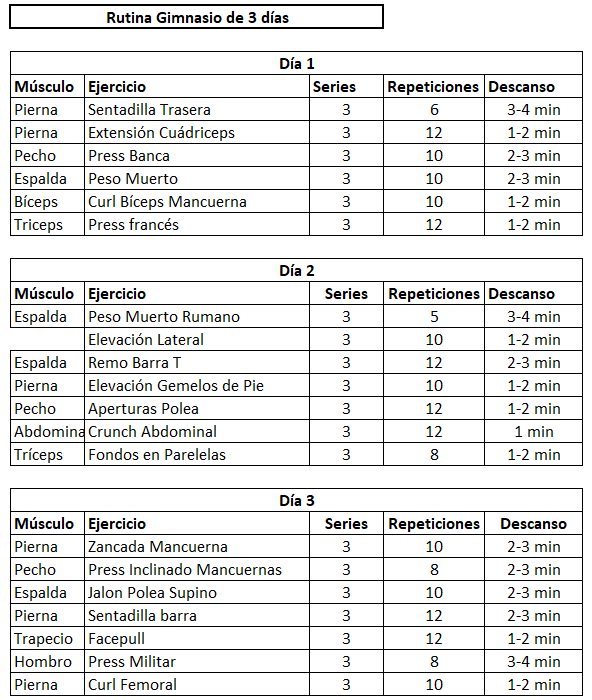
#> input picture ocr/documentos/rutina_3_dias.png, 592 x 700 px
$ python -i ocr.py   (imports and definitions only)
#> lines starting #> are read from the running program, lines starting #| are printed output that depends on the picture; after the words box and inside, x2 and y2 are one past the last pixel; in counts of white or black regions, pixels touching at a corner belong together
"""
Extrae texto y campos de las imágenes con Tesseract y regex.
Cada carpeta de ocr/documentos/ contiene las páginas de un documento.
Guarda el resultado en data/documentos.json para evitar hacer OCR en cada consulta.

Uso desde la raíz: python ocr/ocr.py
"""

import json
import re
import shutil
import time
from datetime import date
from pathlib import Path

import numpy as np
import pytesseract
from PIL import Image

# Configuración

# Si Tesseract no está en el PATH, busca la instalación habitual de Windows.
if shutil.which("tesseract") is None:
    ejecutable_windows = Path(r"C:\Program Files\Tesseract-OCR\tesseract.exe")
    if ejecutable_windows.is_file():
        pytesseract.pytesseract.tesseract_cmd = str(ejecutable_windows)

RAIZ = Path(__file__).resolve().parent.parent
CARPETA = RAIZ / "ocr" / "documentos"
SALIDA = RAIZ / "data" / "documentos.json"
EXTENSIONES = (".jpg", ".jpeg", ".png", ".tif", ".tiff", ".bmp")

# Títulos manuales: el OCR no siempre lee bien los encabezados.
TITULOS = {
    "tasas_instalaciones": "Ordenanza de tasas de instalaciones deportivas y piscinas",
    "normas_gimnasio": "Normas de uso del gimnasio de musculación",
    "vestuarios_taquillas": "Reglamento de instalaciones deportivas: vestuarios, duchas y taquillas",
    "rutina_3_dias": "Rutina de gimnasio de 3 días",
}

# Este modo conserva mejor las filas de las tablas.
CONFIG_TESSERACT = "--psm 4"

# Amplía las capturas para facilitar la lectura de letras pequeñas.
ESCALA = 2  # x3 empeora: en las tablas se pierden filas enteras
LINEA_HORIZONTAL_MIN = 80  # px (ya escalados): más largo que cualquier letra
LINEA_VERTICAL_MIN = 60
GROSOR_LINEA_MAX = 8  # px; evita borrar recuadros rellenos
ALTO_RECUADRO_MIN = 20  # px para detectar un recuadro oscuro


# Preprocesado de imagen

def umbral_otsu(gris: np.ndarray) -> int:
    """Umbral que mejor separa tinta y fondo según el histograma (método de Otsu)."""
    hist = np.bincount(gris.ravel(), minlength=256).astype(float)
    prob = hist / hist.sum()
    peso = np.cumsum(prob)
    media = np.cumsum(prob * np.arange(256))
    with np.errstate(divide="ignore", invalid="ignore"):
        varianza = (media[-1] * peso - media) ** 2 / (peso * (1 - peso))
    return int(np.nanargmax(varianza))


def tramos_largos(tinta: np.ndarray, longitud_min: int) -> np.ndarray:
    """Marca, fila a fila, los tramos continuos de tinta de al menos longitud_min px."""
    mascara = np.zeros_like(tinta)
    for i, fila in enumerate(tinta):
        cambios = np.diff(np.concatenate(([0], fila.astype(np.int8), [0])))
        for inicio, fin in zip(np.where(cambios == 1)[0], np.where(cambios == -1)[0]):
            if fin - inicio >= longitud_min:
                mascara[i, inicio:fin] = True
    return mascara


def rebinarizar_recuadros(gris: np.ndarray, tinta: np.ndarray) -> None:
    """Recupera las letras sobre fondos oscuros con un umbral local. Modifica tinta."""
    filas_oscuras = np.concatenate(([False], tinta.mean(axis=1) > 0.5, [False]))
    cambios = np.diff(filas_oscuras.astype(np.int8))
    for fila_ini, fila_fin in zip(np.where(cambios == 1)[0], np.where(cambios == -1)[0]):
        if fila_fin - fila_ini < ALTO_RECUADRO_MIN:
            continue
        columnas = np.where(tinta[fila_ini:fila_fin].mean(axis=0) > 0.5)[0]
        col_ini, col_fin = columnas[0], columnas[-1] + 1
        bloque = gris[fila_ini:fila_fin, col_ini:col_fin]
        claro = bloque > umbral_otsu(bloque)
        tinta[fila_ini:fila_fin, col_ini:col_fin] = claro if claro.mean() < 0.5 else ~claro


def lineas_de_tabla(tinta: np.ndarray) -> np.ndarray:
    """Líneas finas y largas: horizontales y verticales, sin los recuadros rellenos."""
    horizontales = tramos_largos(tinta, LINEA_HORIZONTAL_MIN)
    horizontales &= ~tramos_largos(horizontales.T, GROSOR_LINEA_MAX + 1).T
    verticales = tramos_largos(tinta.T, LINEA_VERTICAL_MIN).T
    verticales &= ~tramos_largos(verticales, GROSOR_LINEA_MAX + 1)
    return horizontales | verticales


def preprocesar(ruta: Path) -> Image.Image:
    """Amplía la imagen, separa texto y fondo y borra bordes de tabla que confunden al OCR."""
#> called with ruta = 'documentos/rutina_3_dias.png'
    imagen = Image.open(ruta)
#> imagen is the input picture: PIL image 592x700 RGBA; mean R, G, B, A 229.8, 230, 229.8, 255
    if imagen.mode in ("RGBA", "LA", "P"):
        imagen = imagen.convert("RGBA")
        fondo = Image.new("RGB", imagen.size, "white")
#> fondo: PIL image 592x700 RGB; every value is 255
        fondo.paste(imagen, mask=imagen.split()[-1])
        imagen = fondo
    imagen = imagen.convert("L")
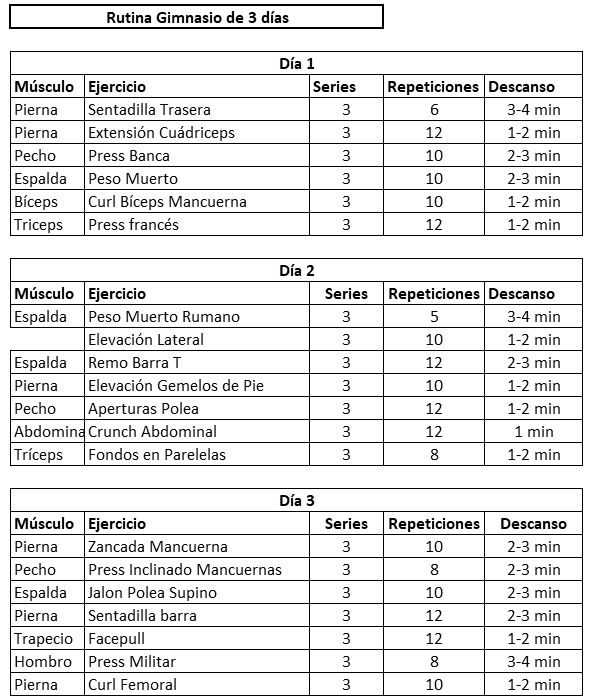
#> imagen: PIL image 592x700 L; min 0, max 255, mean 229.9
    imagen = imagen.resize((imagen.width * ESCALA, imagen.height * ESCALA), Image.LANCZOS)
#> imagen: PIL image 1184x1400 L

    gris = np.array(imagen)
    tinta = gris <= umbral_otsu(gris)
#> in umbral_otsu, `hist = np.bincount(gris.ravel(), minlength=256).astype(float)`: hist = 256 values, max 1102655 at index 255, min 140 at index 96, mean 6475
#> in umbral_otsu, `prob = hist / hist.sum()`: prob = 256 values, max 0.665 at index 255, min 8.45e-05 at index 96, mean 0.00391
#> in umbral_otsu, `peso = np.cumsum(prob)`: peso = 256 values from 0.00662 to 1
#> in umbral_otsu, `media = np.cumsum(prob * np.arange(256))`: media = 256 values from 0 to 226.8
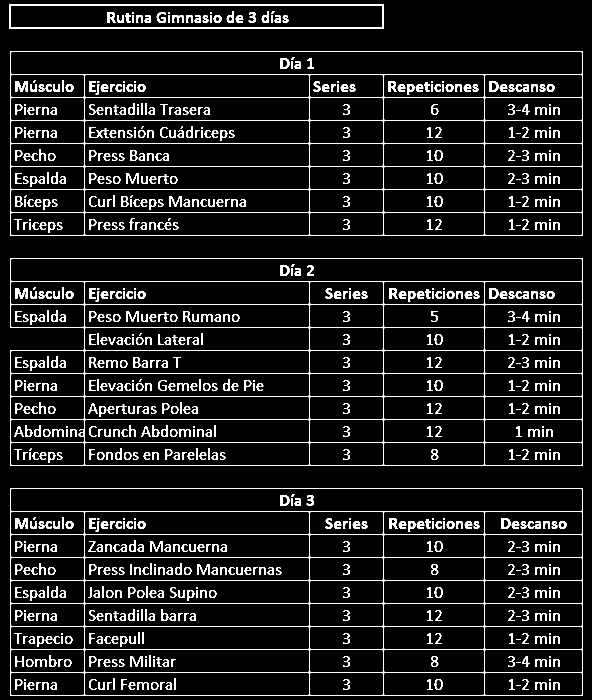
#> tinta: shape (1400, 1184) bool (shown at 1/2 size); 10.5% white in thin lines or dots
    rebinarizar_recuadros(gris, tinta)
#> in rebinarizar_recuadros, `cambios = np.diff(filas_oscuras.astype(np.int8))`: cambios = 1401 values, max 1 at index 8, min -1 at index 12, mean 0
#> the loop in rebinarizar_recuadros, `for fila_ini, fila_fin in zip(np.where(cambios == 1)[0], np.where(camb..` made 31 passes
#> (fila_ini, fila_fin) on passes 1 to 12: (8, 12), (54, 58), (102, 104), (148, 150), (194, 196), (240, 242), (286, 288), (332, 334), (378, 380), (424, 426), (470, 472), (516, 518)
    tinta &= ~lineas_de_tabla(tinta)
#> after the loop in tramos_largos, `for i, fila in enumerate(tinta):`:
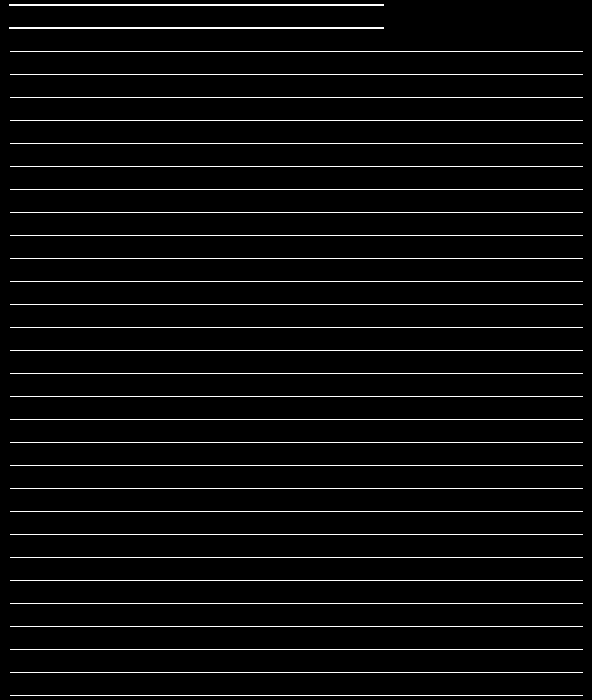
#> mascara: shape (1400, 1184) bool (shown at 1/2 size); 4.4% white in thin lines or dots
#> after the loop in tramos_largos (call 2), `for i, fila in enumerate(tinta):`: mascara: shape (1184, 1400) bool; every value is 0
#> call 3 of tramos_largos, with longitud_min = 60
#> after the loop in tramos_largos (call 3), `for i, fila in enumerate(tinta):`:
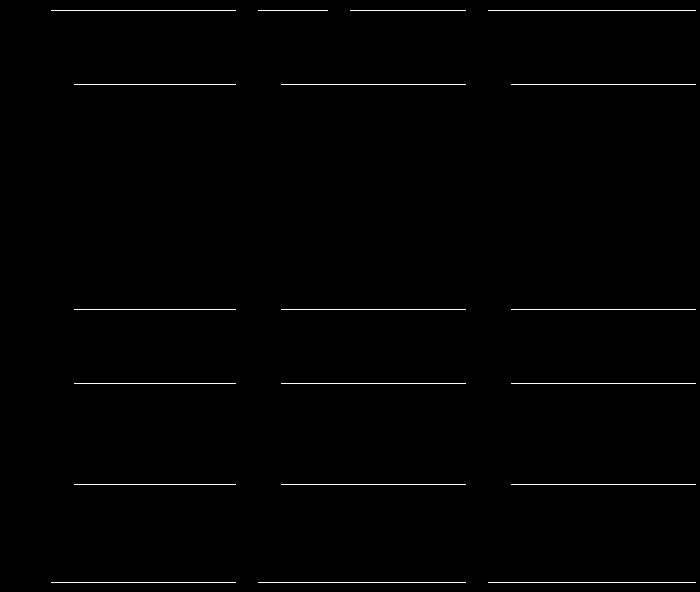
#> mascara: shape (1184, 1400) bool (shown at 1/2 size); 0.8% white in thin lines or dots, all inside (x1, y1, x2, y2) = (102, 20, 1392, 1166)
#> in lineas_de_tabla, `verticales = tramos_largos(tinta.T, LINEA_VERTICAL_MIN).T`:
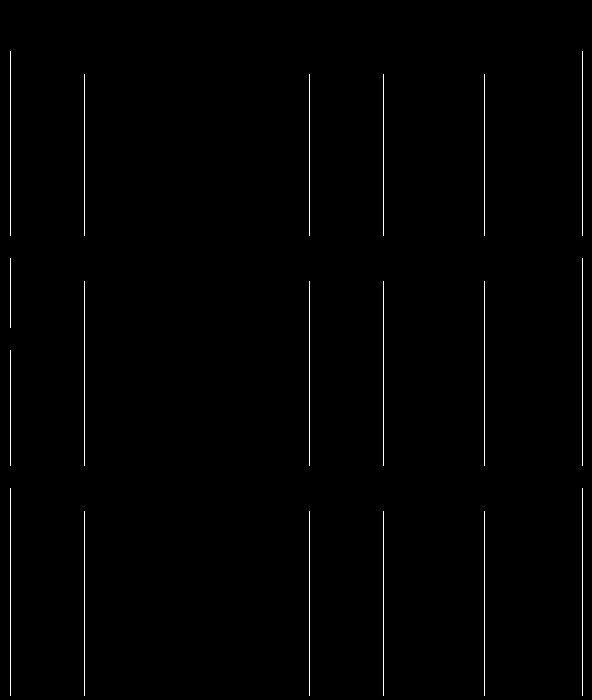
#> verticales: shape (1400, 1184) bool (shown at 1/2 size); 0.8% white in thin lines or dots, all inside (x1, y1, x2, y2) = (20, 102, 1166, 1392)
#> after the loop in tramos_largos (call 4), `for i, fila in enumerate(tinta):`: mascara: shape (1400, 1184) bool; every value is 0
#> in lineas_de_tabla, `return horizontales | verticales`: returned value: shape (1400, 1184) bool; 5.1% white in thin lines or dots
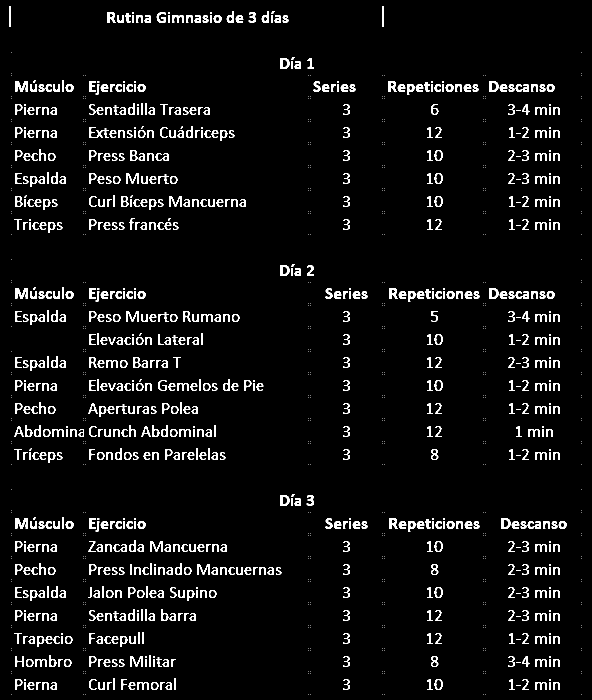
#> tinta: shape (1400, 1184) bool (shown at 1/2 size); 5.3% white; 1300 white regions (559 under 20 px), largest, box (x1, y1, x2, y2) and area: (30, 162, 56, 184) 378, (30, 576, 56, 598) 378, (30, 1036, 56, 1058) 378

    return Image.fromarray(np.where(tinta, 0, 255).astype(np.uint8))
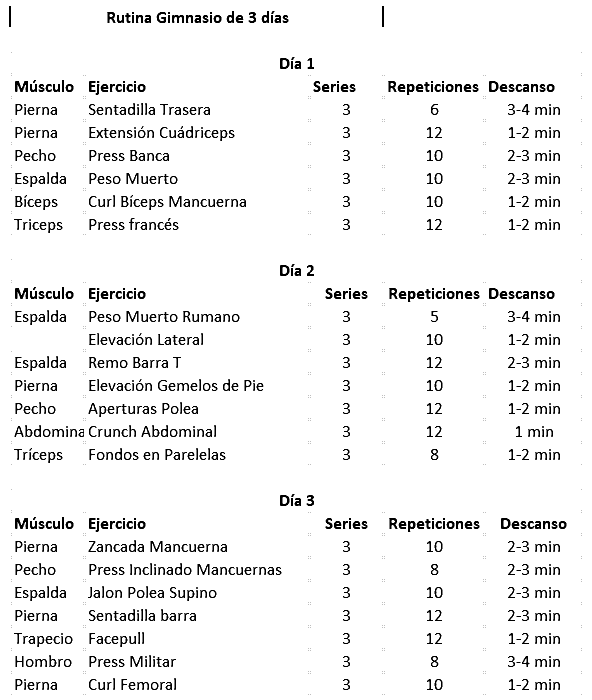
#> returned value: PIL image 1184x1400 L (shown at 1/2 size); 94.7% white; 1300 black regions (559 under 20 px), largest, box (x1, y1, x2, y2) and area: (30, 162, 56, 184) 378, (30, 576, 56, 598) 378, (30, 1036, 56, 1058) 378


# Extracción de texto

# [23 lines left out: functions leer_pagina, limpiar_texto, normalizar_ocr, not called in this run]


MESES = {
    "enero": 1, "febrero": 2, "marzo": 3, "abril": 4, "mayo": 5, "junio": 6, "julio": 7,
    "agosto": 8, "septiembre": 9, "setiembre": 9, "octubre": 10, "noviembre": 11, "diciembre": 12,
}

PATRONES = {
    # 22,05 € / 18,40 €/mes / 6,00 euros / 150 €
    "importe": re.compile(r"(?<![\d,.])(\d{1,3}(?:\.\d{3})*(?:,\d{2})?)\s?(?:€|euros?\b)", re.I),
    # 01 de enero de 2012 (puede partirse en dos líneas)
    "fecha": re.compile(r"\b(\d{1,2})\s+de\s+(" + "|".join(MESES) + r")\s+de\s+(\d{4})\b", re.I),
    # 7,00 horas / 17:00 h
    "hora": re.compile(r"\b(\d{1,2})[:.,](\d{2})\s?(?:horas?|h)\b", re.I),
    # Artículo 5.2.1 / Art. 20
    "articulo": re.compile(r"\bArt(?:[íi]culo|\.)\s?(\d+(?:\.\d+)*)", re.I),
    # Ley 39/1988
    "ley": re.compile(r"\bLey\s(\d{1,3})/(\d{4})\b"),
    # menores de 12 años / Más de 26 años
    "edad": re.compile(r"\b(\d{1,2})\s?años\b", re.I),
}

# Fila de la rutina: [músculo] ejercicio series repeticiones descanso
MUSCULO = r"Pierna|Pecho|Espalda|B[íi]ceps|Tr[íi]ceps|Abdomin\w*|Trapecio|Hombro"
FILA_RUTINA = re.compile(
    rf"^(?:(?P<musculo>{MUSCULO})\s+)?(?P<ejercicio>[A-ZÁÉÍÓÚ][\wáéíóúñ ]+?)\s+"
    r"(?P<series>\d{1,2})\s+(?P<repeticiones>\d{1,2})\s+(?P<descanso>\d(?:-\d)?)\s?min$",
    re.I,
)
DIA_RUTINA = re.compile(r"^D[íi]a\s?(\d)$", re.I)


# [108 lines left out: functions extraer_campos, procesar_documento, main, not called in this run]


# [2 lines not run here, left out]

>>> result = preprocesar('documentos/rutina_3_dias.png')
